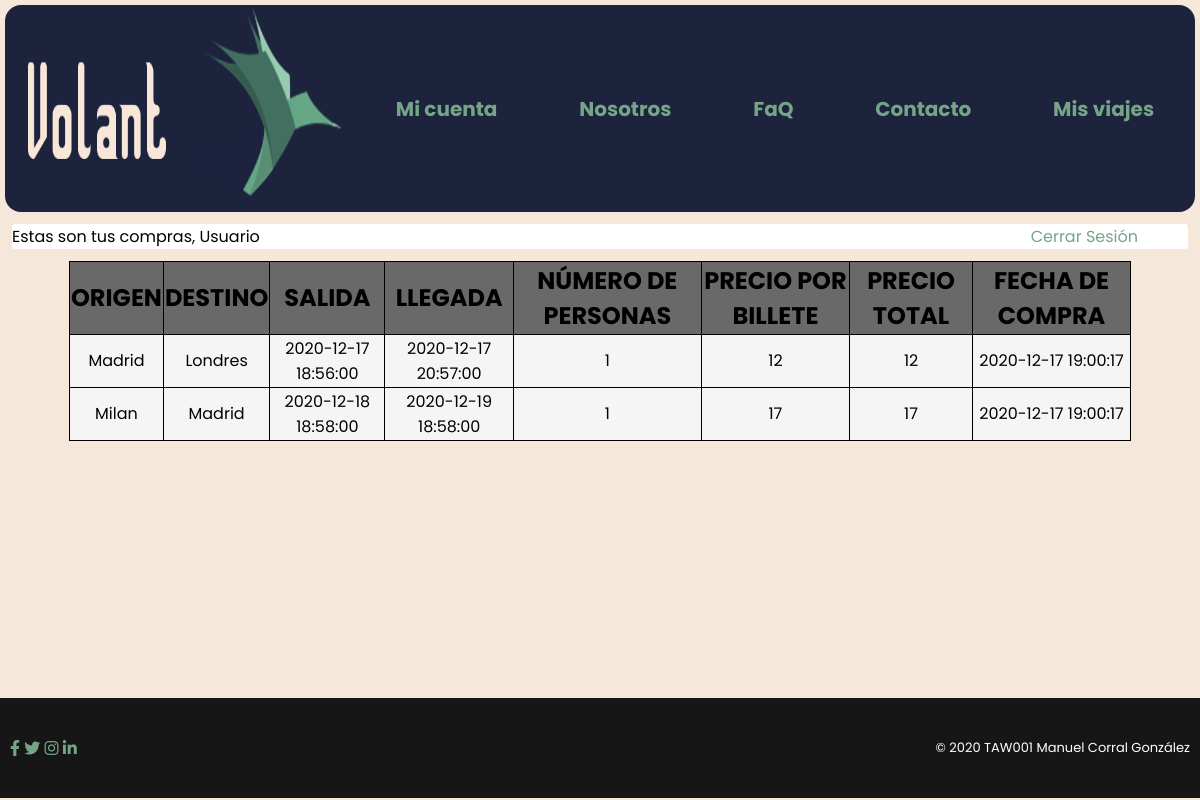
/pages/MisPedidos.php (signed in), run on the app's committed database.
### tables this page shows
CREATE TABLE `Vuelos` (
  `ID_Vuelos` int(9) NOT NULL,
  `Origen` varchar(30) NOT NULL,
  `Destino` varchar(30) NOT NULL,
  `Salida` datetime NOT NULL,
  `Llegada` datetime NOT NULL,
  `Precio` int(9) NOT NULL,
  `Company` varchar(30) NOT NULL
);

CREATE TABLE `Pedido_vuelo` (
  `ID_Pedido` int(9) NOT NULL,
  `ID_Vuelo` int(9) NOT NULL,
  `Cantidad` int(9) NOT NULL
);

CREATE TABLE `Pedidos` (
  `ID_Pedido` int(9) NOT NULL,
  `ID_Usuario` int(9) NOT NULL,
  `PrecioTotal` float(6,2) NOT NULL,
  `FechaCompra` datetime NOT NULL,
  `FechaEnvio` date NOT NULL
);

### pages/MisPedidos.php (the view, shortened to what this page needs)
<!DOCTYPE html>
<html dir="ltr" lang="es">
<head>
    <link href="../styles/estilo.css" rel="stylesheet" type="text/css">
    <link href="../styles/estiloCARRITO.css" rel="stylesheet" type="text/css">
    <?php
        include ("../includes/head.php");
    ?>
</head>
<body>
    <?php
        include ("../includes/header.php");
    ?>
    <main>
        <div class="sesion">
            <?php
                @$varsesion = $_SESSION['usuario'];
                if($varsesion){
                    echo 'Estas son tus compras, ';
                    echo $varsesion;
                    echo' <a href="../includes/CerrarSesion.php">Cerrar Sesión</a>';
                }
            ?>
        </div>
        <?php
            include ("../includes/ConexDB.php");
            $id_usuario = $_SESSION['id'];
            $consulta = "SELECT * FROM Pedidos WHERE ID_Usuario = $id_usuario ORDER BY FechaCompra";
            $resultado = mysqli_query($conex, $consulta);
            $filas = mysqli_num_rows($resultado);
            if($filas > 0){
                ?>
                    <table id="resultados">
                        <tbody>
                            <tr>
                                <th>ORIGEN</th>
                                <th>DESTINO</th>
                                <th>SALIDA</th>
                                <th>LLEGADA</th>
                                <th>NÚMERO DE PERSONAS</th>
                                <th>PRECIO POR BILLETE</th>
                                <th>PRECIO TOTAL</th>
                                <th>FECHA DE COMPRA</th>
                            </tr>
                            <?php
                                while ($row = mysqli_fetch_assoc($resultado)){
                                    $ID_Pedido = $row["ID_Pedido"];
                                    $FechaCompra = $row["FechaCompra"];
                                    $con = "SELECT * FROM Pedido_vuelo WHERE ID_Pedido = $ID_Pedido ";
                                    $res = mysqli_query($conex, $con);
                                    while ($row = mysqli_fetch_assoc($res)){
                                        $Personas = $row["Cantidad"];
                                        $ID_Vuelo = $row["ID_Vuelo"];
                                        $con = "SELECT * FROM Vuelos WHERE ID_Vuelos = $ID_Vuelo ";
                                        $resul = mysqli_query($conex, $con);
                                        while ($round = mysqli_fetch_assoc($resul)){
                                            $PrecioTotal = $Personas * $round["Precio"];
                                            ?>
                                            <tr>
                                                <td><?php echo $round["Origen"];?></td>
                                                <td><?php echo $round["Destino"];?></td>
                                                <td><?php echo $round["Salida"];?></td>
                                                <td><?php echo $round["Llegada"];?></td>
                                                <td><?php echo $Personas;?></td>
                                                <td><?php echo $round["Precio"];?></td>
                                                <td><?php echo $PrecioTotal;?></td>
                                                <td><?php echo $FechaCompra;?></td>
                                            </tr>
                                            <?php
                                        }
                                    }
                                }
                            ?>
                        </tbody>
                    </table>
                <?php
            }else{
                ?>
                    <h3>Lo sentimos... No has realizado ninguna compra en Volant.</h3>
                    <h4><a href="../pages/index.php">EMPEZAR A COMPRAR</a></h4>
                <?php
            }
        ?>
    </main>
    <?php
    include ("../includes/footer.php");
    ?>
</body>
</html>

### includes/head.php (shortened to what this page needs)
<link rel="stylesheet" href="https://cdnjs.cloudflare.com/ajax/libs/font-awesome/5.15.1/css/all.min.css">

### includes/header.php (shortened to what this page needs)
<nav>
        <div class="logo">
            <a href="../pages/index.php"> <img src="../images/logo.png" alt="Logo de la empresa" width="350px" height="200px"></a>
        </div>
        <ul class="nav-links" id="nav-links">
            <?php
                @$rolsesion = $_SESSION['rol'];
                @$ID_Cliente = $_SESSION['id'];
                if($rolsesion == 2){
                    ?>
                        <li><a href="../pages/ModificarUsuarioPropio.php?ID_Usuario=<?php echo $ID_Cliente;?>">Mi cuenta</a></li>
                    <?php
                }
                else{
                    ?>
                    <li><a href="login-page.php">Mi cuenta</a></li>
                    <?php
                }
            ?>
            <li><a href="us-page.php" title="Informacion sobre Volant">Nosotros</a></li>
            <li><a href="help-page.php" title="Ayuda y preguntas frecuentes">FaQ</a></li>
            <li><a href="contact-page.php" title="Contacta con nosotros">Contacto</a></li>
            <li><a href="../pages/MisPedidos.php" title="Mis viajes">Mis viajes</a></li>
        </ul>
</nav>

### includes/footer.php (shortened to what this page needs)
<footer>
        <div class="social-media">
            <a href="https://es-es.facebook.com" class="fab fa-facebook-f"></a>
            <a href="https://twitter.com/" class="fab fa-twitter"></a>
            <a href="https://www.instagram.com/" class="fab fa-instagram"></a>
            <a href="https://www.linkedin.com/in/manucorral97/" class="fab fa-linkedin-in"></a>
        </div>
        <div class="info">
            <p class="texto">&copy; 2020 TAW001 Manuel Corral González</p>
        </div>
</footer>

### styles/estilo.css (style rules this page uses)
* { margin: 0%; padding: 0%; box-sizing: border-box; }
body { overflow-x: hidden; background-color: rgb(245, 231, 218); margin: 0px; font-family: 'Poppins', sans-serif; }
nav { display: flex; justify-content: space-around; align-items: center; min-height: 8vh; background-color: black; font-family: 'Poppins', sans-serif; background-color: rgb(29, 35, 61); border-bottom: 1em; border-radius: 1em; margin: 5px; }
.nav-links { display: flex; justify-content: space-around; width: 100%; }
.nav-links a { text-decoration: none; font-weight: bold; font-size: 20px; }
.nav-links li { list-style: none; padding: 10px; opacity: 100; }
main { margin: 5px; padding: 5px; border-radius: 7pt; min-height: calc(100vh - 160px - 22px - 100px - 42px); }
footer { height: 100px; background: rgb(22, 22, 22); display: flex; align-items: center; justify-content: space-between; padding: 10px; bottom: 0px; }
.info { color: #fff; font-family:'Poppins', sans-serif; font-size: small; }
a:link { text-decoration: none; color: rgb(116, 165, 135); }
.sesion { text-align: center; display: flex; justify-content: space-between; background-color: white; border-radius: 3px; margin: 2px; }
.sesion a { position: relative; margin-right: 50px; }

### styles/estiloCARRITO.css (style rules this page uses)
table { margin: 0 auto; margin-top: 1%; text-align: left; border-spacing: 0; border-collapse: collapse; width: 90%; }
th, td { border-style: solid; border: 1px solid black; text-align: center; padding: 1px; margin: auto; }
table tr:first-child { color: black; font-size: x-large; font-weight: 10px; background-color: dimgray; }
table tr { background-color: whitesmoke; }

### data on the page
pedidos: FechaCompra "2020-12-17 19:00:17"
pedido_vuelo: Cantidad "1", Cantidad.Precio "12"
vuelos: Origen "Madrid", Destino "Londres", Salida "2020-12-17 18:56:00", Llegada "2020-12-17 20:57:00", Precio "12"
pedido_vuelo: Cantidad "1", Cantidad.Precio "17"
vuelos: Origen "Milan", Destino "Madrid", Salida "2020-12-18 18:58:00", Llegada "2020-12-19 18:58:00", Precio "17"

### other printed values
$varsesion "Usuario"
